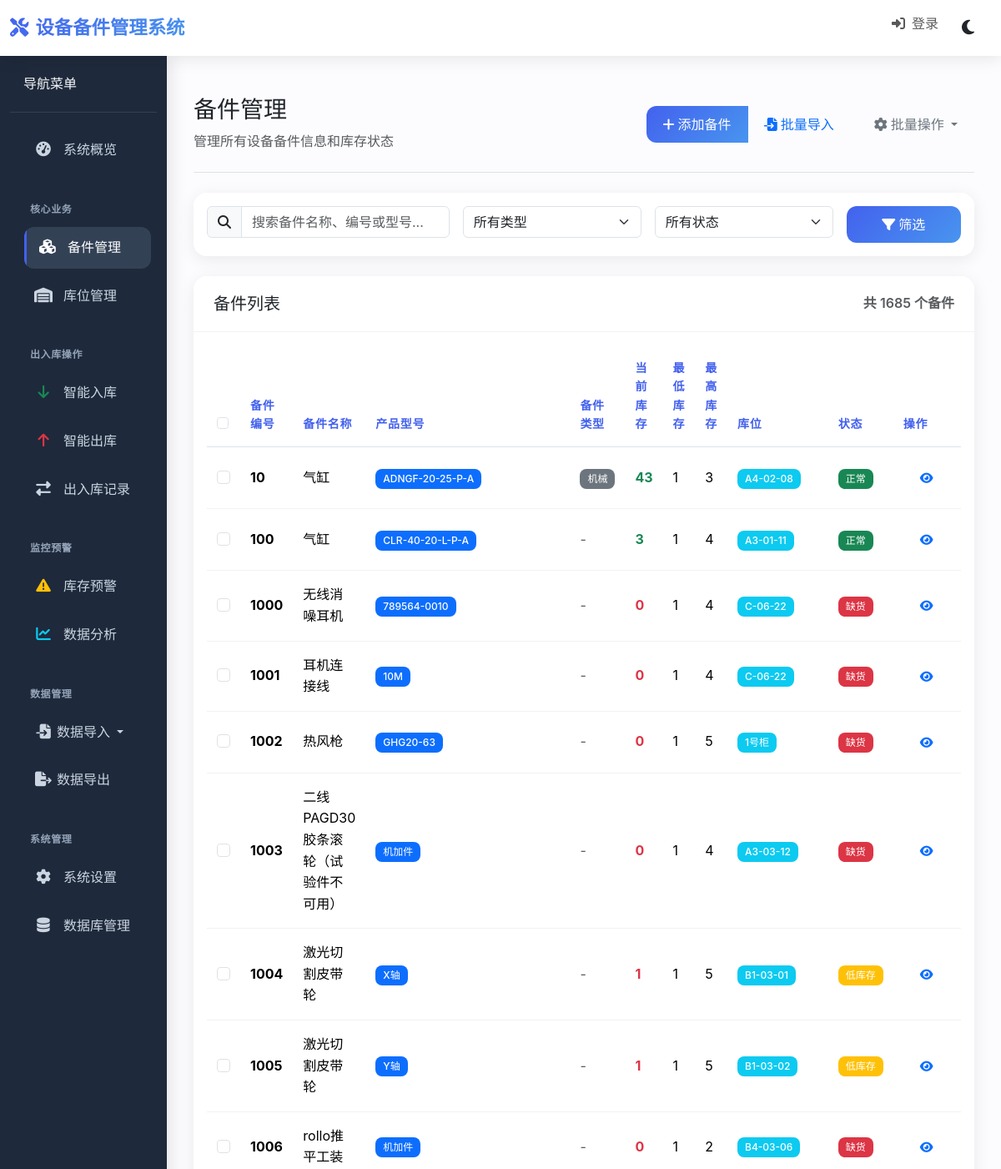
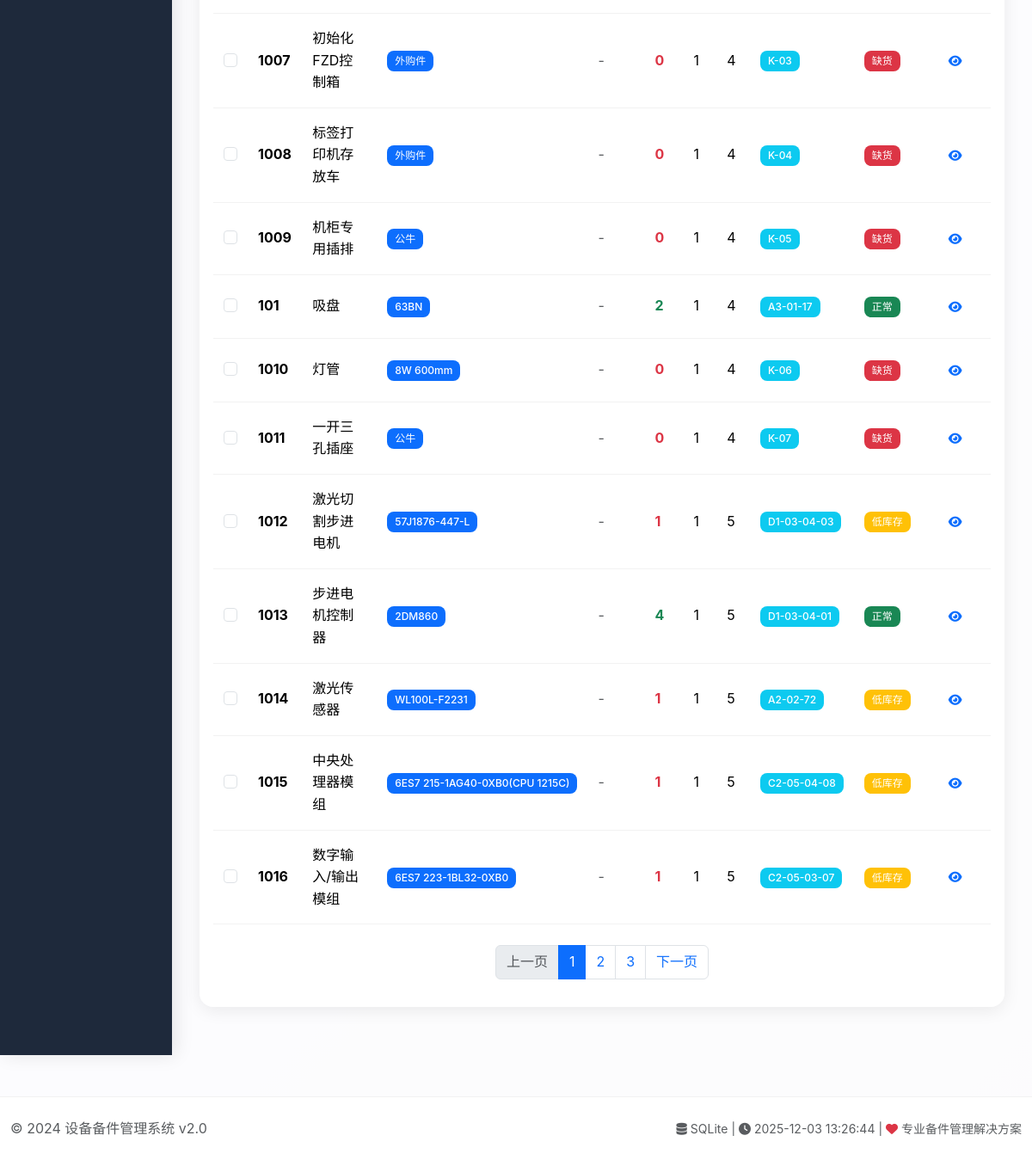
Page /parts on the committed database (2 pictures, top to bottom).
### tables this page shows
CREATE TABLE spare_parts (
                id INTEGER PRIMARY KEY AUTOINCREMENT,
                part_no TEXT NOT NULL,
                name TEXT NOT NULL,
                type TEXT,
                product_model TEXT,  -- 新增字段
                current_stock INTEGER DEFAULT 0,
                min_stock INTEGER DEFAULT 0,
                max_stock INTEGER DEFAULT 0,
                key_part BOOLEAN DEFAULT FALSE,
                lt_weeks INTEGER DEFAULT 0,
                unit_price REAL DEFAULT 0.0,
                unit TEXT,
                location TEXT,
                supplier TEXT,
                description TEXT,
                created_date TIMESTAMP DEFAULT CURRENT_TIMESTAMP,
                updated_date TIMESTAMP DEFAULT CURRENT_TIMESTAMP,
                UNIQUE(part_no, name)
            );

### routes/parts_routes.py (the view, shortened to what this page needs)
    @app.route('/parts')
    def parts_list():
        try:
            search = request.args.get('search', '')
            type_filter = request.args.get('type_filter', '')
            stock_status = request.args.get('stock_status', '')
            page = safe_int(request.args.get('page', 1))
            per_page = safe_int(request.args.get('per_page', 20))
            parts = get_all_spare_parts()
            filtered_parts = []
            for part in parts:
                if search:
                    search_lower = search.lower()
                    if (search_lower not in safe_str(part[1]).lower() and  # part_no
                            search_lower not in safe_str(part[2]).lower() and  # name
                            search_lower not in safe_str(part[4]).lower()):  # product_model
                        continue
                if type_filter and safe_str(part[3]) != type_filter:
                    continue
                filtered_parts.append(part)
            total_parts = len(filtered_parts)
            start_idx = (page - 1) * per_page
            end_idx = start_idx + per_page
            paginated_parts = filtered_parts[start_idx:end_idx]
            return render_template('parts_list.html',
                                   parts=paginated_parts,
                                   total_parts=total_parts,
                                   page=page,
                                   per_page=per_page,
                                   search=search,
                                   type_filter=type_filter,
                                   stock_status=stock_status,
                                   now=datetime.datetime.now())
        except Exception as e:
            app.logger.error(f"加载备件列表失败: {str(e)}")
            flash('加载备件列表失败', 'danger')
            return render_template('parts_list.html',
                                   parts=[],
                                   total_parts=0,
                                   page=1,
                                   per_page=20,
                                   search='',
                                   type_filter='',
                                   stock_status='',
                                   now=datetime.datetime.now())

### models/database.py (called while the page is built)
    def _init_db(self):
        os.makedirs(os.path.dirname(self.db_path) if os.path.dirname(self.db_path) else '.', exist_ok=True)
        with self._get_raw_connection() as conn:
            conn.execute("PRAGMA foreign_keys = ON")
            conn.execute("PRAGMA journal_mode = WAL")
            conn.execute("PRAGMA synchronous = NORMAL")
            conn.execute("PRAGMA cache_size = 100000")
            conn.execute("PRAGMA temp_store = MEMORY")
            conn.execute("PRAGMA mmap_size = 268435456")
            conn.execute("PRAGMA page_size = 4096")
            conn.execute("PRAGMA busy_timeout = 10000")

    @contextmanager
    def _get_raw_connection(self):
        conn = None
        try:
            conn = sqlite3.connect(
                self.db_path,
                timeout=30.0,
                check_same_thread=False,
                isolation_level=None
            )
            conn.row_factory = sqlite3.Row
            yield conn
        finally:
            if conn:
                conn.close()

### utils/helpers.py (called while the page is built)
def safe_int(value, default=0):
    if value is None or value == '':
        return default
    try:
        return int(float(str(value)))
    except (ValueError, TypeError):
        return default

### templates/parts_list.html (shortened to what this page needs)
{% extends "base.html" %}
{% block content %}
<div class="d-flex justify-content-between flex-wrap flex-md-nowrap align-items-center pt-3 pb-4 mb-4 border-bottom">
    <div>
        <h1 class="h3 mb-2">备件管理</h1>
        <p class="text-muted mb-0">管理所有设备备件信息和库存状态</p>
    </div>
    <div class="btn-toolbar mb-2 mb-md-0">
        <div class="btn-group me-2">
            <a href="{{ url_for('add_part') }}" class="btn btn-primary">
                <i class="fas fa-plus me-1"></i>添加备件
            </a>
            <a href="{{ url_for('import_part_info_only') }}" class="btn btn-outline-primary">
                <i class="fas fa-file-import me-1"></i>批量导入
            </a>
        </div>
        <div class="btn-group">
            <button type="button" class="btn btn-outline-secondary dropdown-toggle" data-bs-toggle="dropdown">
                <i class="fas fa-cog me-1"></i>批量操作
            </button>
        </div>
    </div>
</div>
<div class="card mb-4">
    <div class="card-body">
        <form method="get" class="row g-3">
            <div class="col-md-4">
                <div class="input-group">
                    <span class="input-group-text"><i class="fas fa-search"></i></span>
                    <input type="text" class="form-control" name="search" placeholder="搜索备件名称、编号或型号..."
                           value="{{ request.args.get('search', '') }}">
                </div>
            </div>
            <div class="col-md-3">
                <select class="form-select" name="type_filter">
                    <option value="">所有类型</option>
                </select>
            </div>
            <div class="col-md-3">
                <select class="form-select" name="stock_status">
                    <option value="">所有状态</option>
                </select>
            </div>
            <div class="col-md-2">
                <button type="submit" class="btn btn-primary w-100">
                    <i class="fas fa-filter me-1"></i>筛选
                </button>
            </div>
        </form>
    </div>
</div>
<div class="card">
    <div class="card-header d-flex justify-content-between align-items-center">
        <h5 class="card-title mb-0">备件列表</h5>
        <span class="text-muted">共 {{ total_parts }} 个备件</span>
    </div>
    <div class="card-body">
        {% if parts %}
        <div class="table-responsive">
            <table class="table table-hover">
                <thead>
                    <tr>
                        <th width="40">
                            <input type="checkbox" class="form-check-input" id="selectAll">
                        </th>
                        <th>备件编号</th>
                        <th>备件名称</th>
                        <th>产品型号</th>
                        <th>备件类型</th>
                        <th>当前库存</th>
                        <th>最低库存</th>
                        <th>最高库存</th>
                        <th>库位</th>
                        <th>状态</th>
                        <th>操作</th>
                    </tr>
                </thead>
                <tbody>
                    {% for part in parts %}
                    <tr>
                        <td>
                            <input type="checkbox" class="form-check-input part-checkbox" value="{{ part[0] }}">
                        </td>
                        <td>
                            <strong>{{ part[1] }}</strong>
                        </td>
                        <td>{{ part[2] }}</td>
                        <td>
                            {% if part[3] %}
                            <span class="badge bg-primary">{{ part[3] }}</span>
                            {% else %}
                            <span class="text-muted">-</span>
                            {% endif %}
                        </td>
                        <td>
                            {% if part[4] %}
                            <span class="badge bg-secondary">{{ part[4] }}</span>
                            {% else %}
                            <span class="text-muted">-</span>
                            {% endif %}
                        </td>
                        <td>
                            <span class="fw-bold {% if part[5] <= part[6] %}text-danger{% elif part[5] <= part[6] * 1.2 %}text-warning{% else %}text-success{% endif %}">
                                {{ part[5] }}
                            </span>
                        </td>
                        <td>{{ part[6] }}</td>
                        <td>{{ part[7] }}</td>
                        <td>
                            {% if part[12] %}
                            <span class="badge bg-info">{{ part[12] }}</span>
                            {% else %}
                            <span class="text-muted">-</span>
                            {% endif %}
                        </td>
                        <td>
                            {% if part[5] == 0 %}
                            <span class="badge bg-danger">缺货</span>
                            {% elif part[5] <= part[6] %}
                            <span class="badge bg-warning">低库存</span>
                            {% else %}
                            <span class="badge bg-success">正常</span>
                            {% endif %}
                        </td>
                        <td>
                            <div class="btn-group btn-group-sm">
                                <a href="{{ url_for('part_detail', part_id=part[0]) }}" class="btn btn-outline-primary" title="查看详情">
                                    <i class="fas fa-eye"></i>
                                </a>
                                <a href="{{ url_for('edit_part', part_id=part[0]) }}" class="btn btn-outline-success" title="编辑">
                                </a>
                            </div>
                        </td>
                    </tr>
                    {% endfor %}
                </tbody>
            </table>
        </div>
        {% if total_parts > per_page %}
        <nav aria-label="Page navigation" class="mt-4">
            <ul class="pagination justify-content-center">
                {% set total_pages = (total_parts / per_page)|round(0, 'ceil')|int %}
                {% set current_page = page %}
                <li class="page-item {% if current_page == 1 %}disabled{% endif %}">
                    <a class="page-link" href="{{ url_for('parts_list', page=current_page-1, search=search, type_filter=type_filter, stock_status=stock_status, per_page=per_page) }}">上一页</a>
                </li>
                {% for p in range(1, total_pages + 1) %}
                    {% if p >= current_page - 2 and p <= current_page + 2 %}
                    <li class="page-item {% if p == current_page %}active{% endif %}">
                        <a class="page-link" href="{{ url_for('parts_list', page=p, search=search, type_filter=type_filter, stock_status=stock_status, per_page=per_page) }}">{{ p }}</a>
                    </li>
                    {% endif %}
                {% endfor %}
                <li class="page-item {% if current_page == total_pages %}disabled{% endif %}">
                    <a class="page-link" href="{{ url_for('parts_list', page=current_page+1, search=search, type_filter=type_filter, stock_status=stock_status, per_page=per_page) }}">下一页</a>
                </li>
            </ul>
        </nav>
        {% endif %}
        {% endif %}
    </div>
</div>
{% endblock %}

### templates/base.html (style rules this page uses)
:root { --primary: #4361ee; --primary-dark: #3a56d4; --secondary: #6c757d; --success: #4cc9f0; --info: #4895ef; --warning: #f72585; --danger: #e63946; --light: #f8f9fa; --dark: #212529; --sidebar-bg: #1e293b; --sidebar-hover: #334155; --card-shadow: 0 4px 20px rgba(0,0,0,0.08); --transition: all 0.3s cubic-bezier(0.4, 0, 0.2, 1); }
body { font-family: -apple-system, BlinkMacSystemFont, 'Segoe UI', 'Microsoft YaHei', Roboto, Oxygen, Ubuntu, Cantarell, 'Open Sans', 'Helvetica Neue', sans-serif; background: linear-gradient(135deg, #667eea 0%, #764ba2 100%); min-height: 100vh; line-height: 1.6; font-weight: 400; }
.card { border: none; border-radius: 1rem; box-shadow: var(--card-shadow); transition: var(--transition); background: rgba(255, 255, 255, 0.95); margin-bottom: 1.5rem; overflow: hidden; }
.card-header { background: rgba(255, 255, 255, 0.9); border-bottom: 1px solid rgba(0,0,0,0.05); padding: 1.25rem 1.5rem; font-weight: 600; }
.table { --bs-table-bg: transparent; margin-bottom: 0; }
.table th { border-top: none; font-weight: 600; color: var(--primary); font-size: 0.875rem; text-transform: uppercase; letter-spacing: 0.05em; padding: 1rem 0.75rem; }
.table td { padding: 1rem 0.75rem; vertical-align: middle; border-color: rgba(0,0,0,0.05); }
.badge { font-size: 0.75em; padding: 0.5em 0.75em; font-weight: 500; border-radius: 0.5rem; }
.btn { border-radius: 0.75rem; font-weight: 500; padding: 0.625rem 1.25rem; transition: var(--transition); border: none; }
.btn-primary { background: linear-gradient(135deg, var(--primary), var(--info)); }

### rows in the picture
spare_parts: part_no "10", name "气缸", type "ADNGF-20-25-P-A", product_model "机械", current_stock "43", min_stock "1", max_stock "3", location "A4-02-08", shows "正常"
spare_parts: part_no "100", name "气缸", type "CLR-40-20-L-P-A", current_stock "3", min_stock "1", max_stock "4", location "A3-01-11", shows "正常"
spare_parts: part_no "1000", name "无线消噪耳机", type "789564-0010", current_stock "0", min_stock "1", max_stock "4", location "C-06-22", shows "缺货"
spare_parts: part_no "1001", name "耳机连接线", type "10M", current_stock "0", min_stock "1", max_stock "4", location "C-06-22", shows "缺货"
spare_parts: part_no "1002", name "热风枪", type "GHG20-63", current_stock "0", min_stock "1", max_stock "5", location "1号柜", shows "缺货"
spare_parts: part_no "1003", name "二线PAGD30胶条滚轮（试验件不可用）", type "机加件", current_stock "0", min_stock "1", max_stock "4", location "A3-03-12", shows "缺货"
spare_parts: part_no "1004", name "激光切割皮带轮", type "X轴", current_stock "1", min_stock "1", max_stock "5", location "B1-03-01", shows "低库存"
spare_parts: part_no "1005", name "激光切割皮带轮", type "Y轴", current_stock "1", min_stock "1", max_stock "5", location "B1-03-02", shows "低库存"
spare_parts: part_no "1006", name "rollo推平工装", type "机加件", current_stock "0", min_stock "1", max_stock "2", location "B4-03-06", shows "缺货"
spare_parts: part_no "1007", name "初始化FZD控制箱", type "外购件", current_stock "0", min_stock "1", max_stock "4", location "K-03", shows "缺货"
spare_parts: part_no "1008", name "标签打印机存放车", type "外购件", current_stock "0", min_stock "1", max_stock "4", location "K-04", shows "缺货"
spare_parts: part_no "1009", name "机柜专用插排", type "公牛", current_stock "0", min_stock "1", max_stock "4", location "K-05", shows "缺货"
spare_parts: part_no "101", name "吸盘", type "63BN", current_stock "2", min_stock "1", max_stock "4", location "A3-01-17", shows "正常"
spare_parts: part_no "1010", name "灯管", type "8W 600mm", current_stock "0", min_stock "1", max_stock "4", location "K-06", shows "缺货"
spare_parts: part_no "1011", name "一开三孔插座", type "公牛", current_stock "0", min_stock "1", max_stock "4", location "K-07", shows "缺货"
spare_parts: part_no "1012", name "激光切割步进电机", type "57J1876-447-L", current_stock "1", min_stock "1", max_stock "5", location "D1-03-04-03", shows "低库存"
spare_parts: part_no "1013", name "步进电机控制器", type "2DM860", current_stock "4", min_stock "1", max_stock "5", location "D1-03-04-01", shows "正常"
spare_parts: part_no "1014", name "激光传感器", type "WL100L-F2231", current_stock "1", min_stock "1", max_stock "5", location "A2-02-72", shows "低库存"
spare_parts: part_no "1015", name "中央处理器模组", type "6ES7 215-1AG40-0XB0(CPU 1215C)", current_stock "1", min_stock "1", max_stock "5", location "C2-05-04-08", shows "低库存"
spare_parts: part_no "1016", name "数字输入/输出模组", type "6ES7 223-1BL32-0XB0", current_stock "1", min_stock "1", max_stock "5", location "C2-05-03-07", shows "低库存"

### other values in the picture
{{ total_parts }} "1685"
{{ p }} "1" "2" "3"
